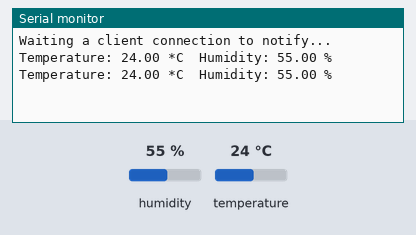
A sketch run on a simulated ESP32. Parts: the last lines printed to the serial monitor. The test bench sets the inputs (shaded band); at power-on: humidity 55 %, temperature 24 °C. Nothing arrives over Bluetooth unless stated; a phone connects over Bluetooth LE 3 s after start.

Above: at 5.8 s.
5.9 s: humidity set to 22 %
At 8.2 s:
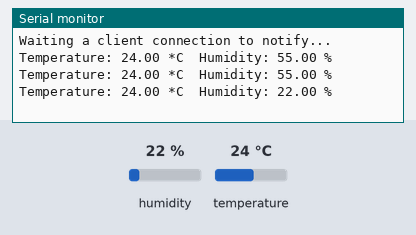
9.0 s: temperature set to 12 °C
At 9.9 s:
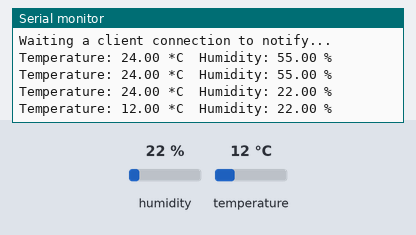
12.1 s: humidity set to 40 %
At 13.4 s:
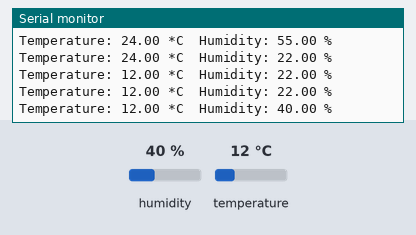
Timing chart, 0 to 15.1 s (numbered marks = the images above; inputs shaded):
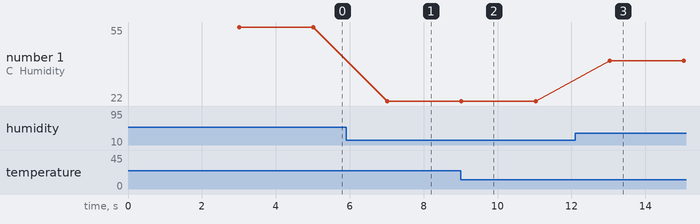

Measured:
- after the input at 5.9 s, the serial monitor: prints a new line after 1.1 s (image 1)
- after the input at 9.0 s, the serial monitor: prints a new line at once (image 2)
- after the input at 12.1 s, the serial monitor: prints a new line after 0.93 s (image 3)
- plotted number 1: 55 → 22 after the input at 5.9 s, 22 → 40 after the input at 12.1 s

The sketch:

BLE-DHT.ino
```cpp
#include <BLEDevice.h>
#include <BLEServer.h>
#include <BLEUtils.h>
#include <BLE2902.h>
#include "DHT.h"

#define DHTPIN 16
#define DHTTYPE DHT22   // DHT 22  (AM2302), AM2321

BLEServer* pServer = NULL;
BLECharacteristic* pTempCharacteristic = NULL;
BLECharacteristic* pHumiCharacteristic = NULL;
bool deviceConnected = false;
bool oldDeviceConnected = false;

// See the following for generating UUIDs:
// https://www.uuidgenerator.net/

#define SERVICE_UUID        "4fafc201-1fb5-459e-8fcc-c5c9c331914b"
#define TEMP_CHAR_UUID      "beb5483e-36e1-4688-b7f5-ea07361b26a8"
#define HUMI_CHAR_UUID      "16d3930d-2523-4e25-bee8-86c84708b63c"

DHT dht(DHTPIN, DHTTYPE);


class MyServerCallbacks: public BLEServerCallbacks {
    void onConnect(BLEServer* pServer) {
      deviceConnected = true;
    };

    void onDisconnect(BLEServer* pServer) {
      deviceConnected = false;
    }
};


void setup() {
  Serial.begin(115200);

  dht.begin();

  // Create the BLE Device
  BLEDevice::init("ESP32DHT");

  // Create the BLE Server
  pServer = BLEDevice::createServer();
  pServer->setCallbacks(new MyServerCallbacks());

  // Create the BLE Service
  BLEService *pService = pServer->createService(SERVICE_UUID);

  // Create a BLE Characteristic for temperature
  pTempCharacteristic = pService->createCharacteristic(
                      TEMP_CHAR_UUID,
                      BLECharacteristic::PROPERTY_READ   |
                      BLECharacteristic::PROPERTY_WRITE  |
                      BLECharacteristic::PROPERTY_NOTIFY |
                      BLECharacteristic::PROPERTY_INDICATE
                    );

  // Create a BLE Descriptor
  pTempCharacteristic->addDescriptor(new BLE2902());

  // Create a BLE Characteristic for humidity
  pHumiCharacteristic = pService->createCharacteristic(
                      HUMI_CHAR_UUID,
                      BLECharacteristic::PROPERTY_READ   |
                      BLECharacteristic::PROPERTY_WRITE  |
                      BLECharacteristic::PROPERTY_NOTIFY |
                      BLECharacteristic::PROPERTY_INDICATE
                    );

  // Create a BLE Descriptor
  pHumiCharacteristic->addDescriptor(new BLE2902());

  // Start the service
  pService->start();

  // Start advertising
  BLEAdvertising *pAdvertising = BLEDevice::getAdvertising();
  pAdvertising->addServiceUUID(SERVICE_UUID);
  pAdvertising->setScanResponse(false);
  pAdvertising->setMinPreferred(0x0);  // set value to 0x00 to not advertise this parameter
  BLEDevice::startAdvertising();
  Serial.println("Waiting a client connection to notify...");
}

void loop() {
    // notify changed value
    if (deviceConnected) {
        float t = dht.readTemperature();
        float h = dht.readHumidity();

        Serial.print("Temperature: ");
        Serial.print(t);
        Serial.print(" *C\t");
        Serial.print("Humidity: ");
        Serial.print(h);
        Serial.println(" %");

        char buffer[6];

        sprintf(buffer, "%02.02f", t);
        pTempCharacteristic->setValue(buffer);
        pTempCharacteristic->notify();

        sprintf(buffer, "%02.02f", h);
        pHumiCharacteristic->setValue(buffer);
        pHumiCharacteristic->notify();

        delay(2000); // bluetooth stack will go into congestion, if too many packets are sent, in 6 hours test i was able to go as low as 3ms
    }
    // disconnecting
    if (!deviceConnected && oldDeviceConnected) {
        delay(500); // give the bluetooth stack the chance to get things ready
        pServer->startAdvertising(); // restart advertising
        Serial.println("start advertising");
        oldDeviceConnected = deviceConnected;
    }
    // connecting
    if (deviceConnected && !oldDeviceConnected) {
        // do stuff here on connecting
        oldDeviceConnected = deviceConnected;
    }
}
```
